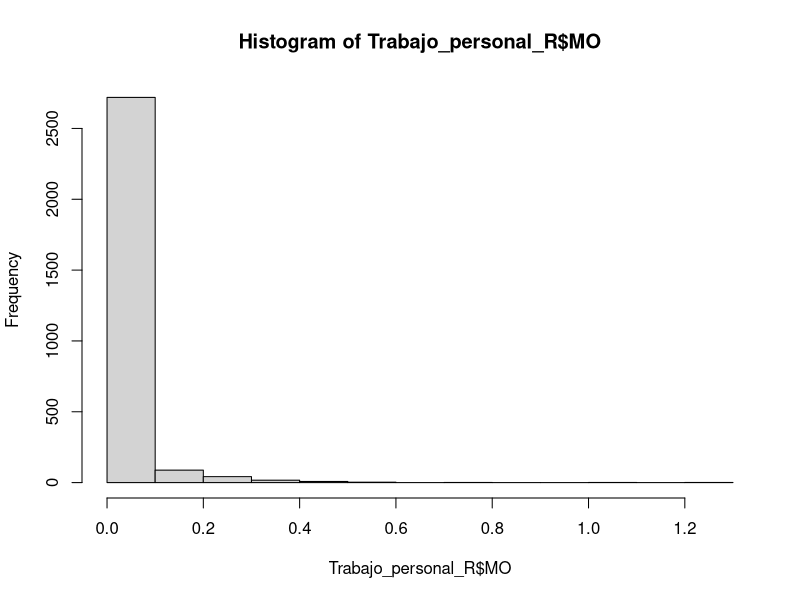

Reproduce this figure in R.
## ---- chunk 1
knitr::opts_chunk$set(echo = TRUE)

library(readxl)
## ---- chunk 2
Trabajo_personal_R <- read_excel("Trabajo personal R.xlsx")

hist(Trabajo_personal_R$MO)

